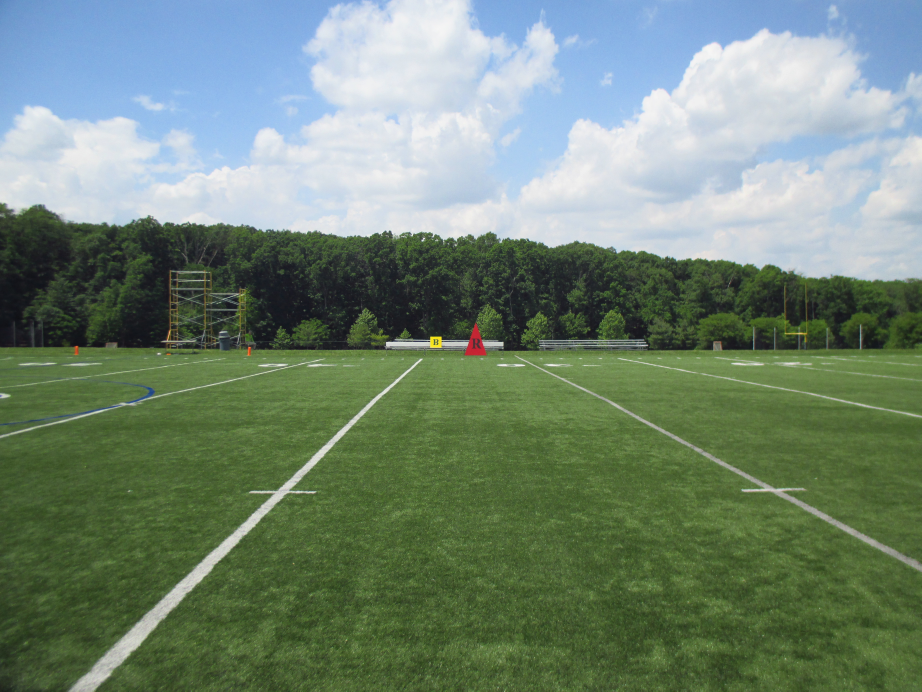
#> input picture images/IMG_0160.JPG, 4608 x 3456 px (shown at 1/5 size)
$ python -i image_parsing.py   (imports and definitions only)   (Python 2 division)
#> lines starting #> are read from the running program, lines starting #| are printed output that depends on the picture; after the words box and inside, x2 and y2 are one past the last pixel; in counts of white or black regions, pixels touching at a corner belong together
__author__ = 'Vale'

import numpy as np
import datetime
import cv2

class image_parser:
    class bcolors:
        HEADER = '\033[95m'
        OKBLUE = '\033[94m'
        OKGREEN = '\033[92m'
        WARNING = '\033[93m'
        FAIL = '\033[91m'
        ENDC = '\033[0m'
        BOLD = '\033[1m'
        UNDERLINE = '\033[4m'

    # These are1 the global image settings. These are set by specifically referencing them through the parser's properties
    global PIXEL_COLOR_THRESHOLD
    global LOWER_CONTOUR_AREA
    global HIGHER_CONTOUR_AREA
    global BLACK_COLOR_THRESHOLD
    global ADJACENT_OBJECT_INDEX

    # This method is the initialization method and sets all of the picture settings to default
    def __init__( self, *args, **kwargs ):
        #getting global variables
        global PIXEL_COLOR_THRESHOLD
        global LOWER_CONTOUR_AREA
        global HIGHER_CONTOUR_AREA
        global BLACK_COLOR_THRESHOLD
        global ADJACENT_OBJECT_INDEX

        #setting global variables' values
        PIXEL_COLOR_THRESHOLD = 0
        BLACK_COLOR_THRESHOLD = 5
        LOWER_CONTOUR_AREA = 1200
        HIGHER_CONTOUR_AREA = 100000
        ADJACENT_OBJECT_INDEX = 0

    # This method is called when the user would like to process any given image. This method completes the following in the image processing process:
    # 1: Find objects in the passed image
    # 2: For each object, as long as they fit a size parameter, parse/process that object to see if it fits a target's characteristics
    # 3: If the object fits a target's characteristics, save that image to a particular directory
    def process_img( self, img_name ):
        #get global variables
#> called with img_name = '../images/IMG_0160.JPG'
        global LOWER_CONTOUR_AREA
        global HIGHER_CONTOUR_AREA

        #get current time; this allows me to time the total length of the processing
        start_time = datetime.datetime.now()

        #reading in image
        img = cv2.imread( img_name )
#> img is the input picture: shape (3456, 4608, 3); mean B, G, R 116.3, 134.4, 114.3
        img_viewing = cv2.imread( img_name )

        try:
            hsv = cv2.cvtColor( img, cv2.COLOR_BGR2HSV )
#> hsv: shape (3456, 4608, 3); mean H, S, V 69.2, 85.6, 142.6
            grey = cv2.cvtColor( hsv, cv2.COLOR_BGR2GRAY )
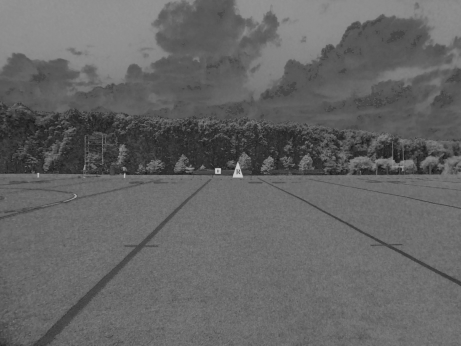
#> grey: shape (3456, 4608) (shown at 1/10 size); min 6, max 220, mean 100.8
        except:
            print self.bcolors.FAIL + "[ Error ]" + self.bcolors.ENDC + " Failed Image Parsing"
            print self.bcolors.OKBLUE + "[ Action ]" + self.bcolors.ENDC + " Resetting Thread"
            return ""

        #finding the objects in the image
        ret,thresh = cv2.threshold(grey,127,255,0)
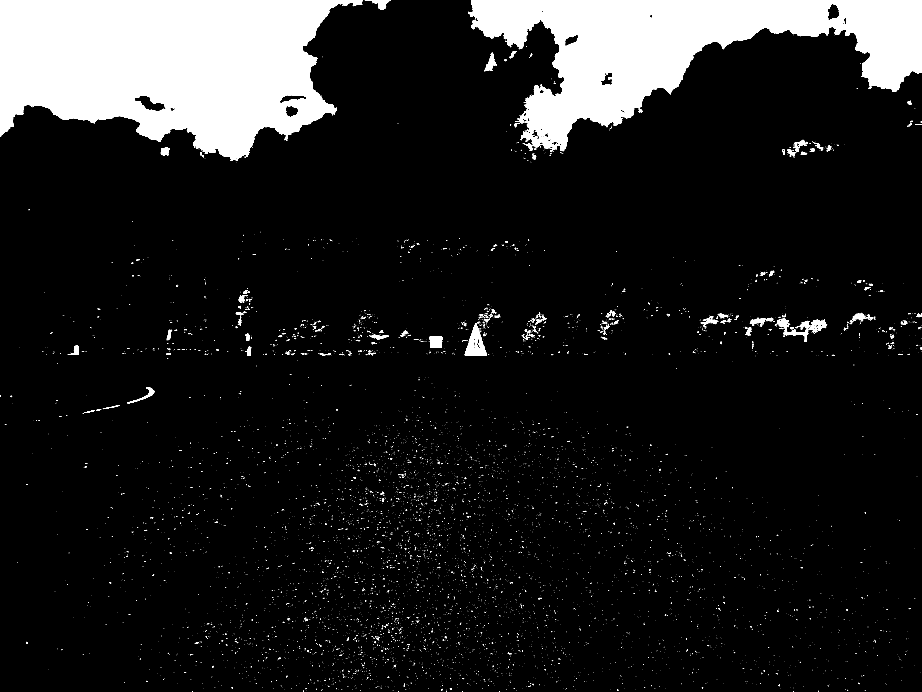
#> thresh: shape (3456, 4608) (shown at 1/5 size); 11.6% white; 8602 white regions (8267 under 20 px)
        contours,h = cv2.findContours(thresh,1,2)
#> contours = 9361 contours, 9133 with area under 20; largest, box (x1, y1, x2, y2) and area: (0, 0, 1814, 805) 1027618, (2341, 0, 4608, 756) 755148, (2324, 1615, 2434, 1777) 9194, (667, 475, 837, 556) 6442, (3886, 1592, 4050, 1710) 4390

        #for each contour
        for cnt in contours:
            #creating temporary variable to hold the non-translated contours
            object_coordinates = np.array( cnt, dtype=np.int32 )

            #if the object is either too small or too large, skip parsing
            if cv2.contourArea(cnt) < LOWER_CONTOUR_AREA or cv2.contourArea( cnt ) > HIGHER_CONTOUR_AREA:
                pass
            #otherwise, parse object
            else:
                object_bool = self.crop_img( cnt, img )

                if object_bool:
                    cv2.drawContours(img_viewing, contours, -1, (255,0,0), 3)

                    print self.bcolors.OKGREEN + "[ Info ]" + self.bcolors.ENDC + " Finished processing " + img_name[7:] + " at " + str(datetime.datetime.now())
#> this loop made 9361 passes
#> object_coordinates on passes 1 to 3: [[3968, 3455]], [[2495, 3455]], [[2310, 3455]]
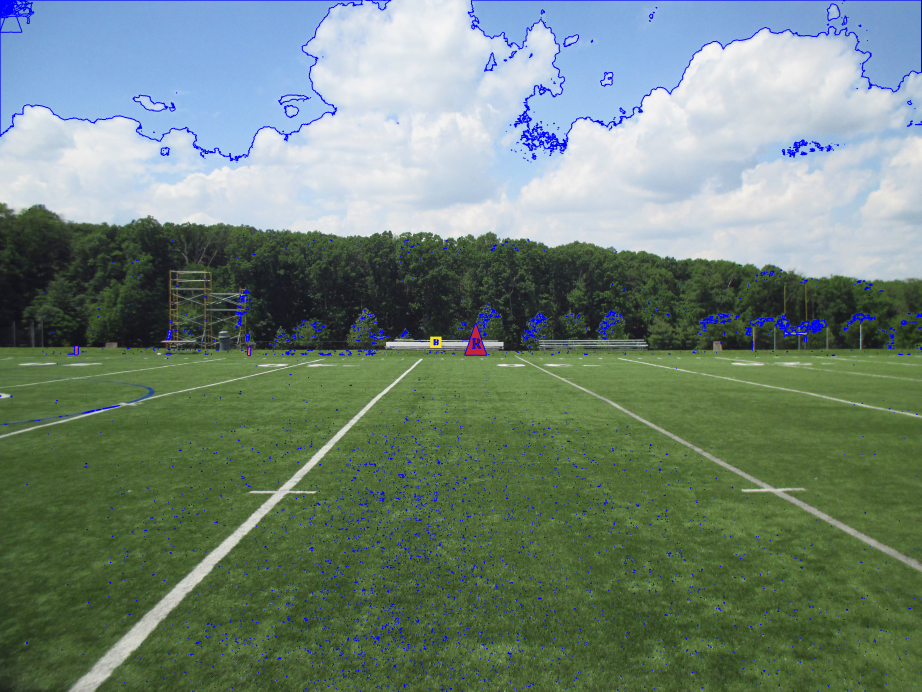
#> img_viewing: shape (3456, 4608, 3) (shown at 1/5 size); mean B, G, R 119.2, 131.7, 112.2
                    #return "True"

        cv2.imshow( "img_viewing", img_viewing )
        cv2.waitKey(0)
        cv2.destroyAllWindows()

        #print the total time it took to parse the image
        print self.bcolors.OKGREEN + "[ Info ]" + self.bcolors.ENDC + " Finished processing " + img_name + " at " + str(datetime.datetime.now())
        return "False"

    # Main image processing method. This method will do the following things:
    # 1: Crop the image. This will create the smallest ( almost, with some border ) bounding rectangle around the object in question
    # 2: Find the largest object in the cropped image. Since the cropped image is the bounding rect of the object in question, that object will be the largest object in the image using the contours in the main image read, just moved to the corresponding coordinates in this image
    # 3: Calls the img_copy method, passing along the cropped image and the contours of the largest object
    def crop_img( self, cnt, img ):
        #Creating bounding rect & grabbing corresponding part of image
        x,y,w,h = cv2.boundingRect(cnt)
        #cropped_img = img[ (y - 50 ):(y+h+50), (x):(x+w+50) ]
        cropped_img = img[ y:y+h, x:x+w ]

        #Moving the contours from the main image to this image ( editing coordinates to fit the smaller image )
        largest = cnt
        for index in range( 0, len( cnt ) ):
            largest[index][0][0] = largest[index][0][0] - x
            largest[index][0][1] = largest[index][0][1] - y

        #Sending cropped image to the img_copy method where the remainder of the processing will occur
        return self.img_copy( cropped_img, largest )

    # Part 2 of the image processing ( part 1 is above )
    # This method accomplishes the following aspects of the image processing:
    # 1: A mask is created the same shape as the cropped image. This mask's background color is black ( this can be edited by editing the properties through the parser object )
    # 2: The object in the image is copied from the image into the cropped image. The cropped image now contains the object in question
    # 3: After that, K-Means clustering is applied for color quantization in the cropped image. The color quantization specifics can be edited by editing the parser's properties
    # 4: Finally, the cropped image is sent to have the image tests completed. If the tests come back true, currently, the image is shown. In the future ( TO DO ), the program will save the object into a file and save the image.
    def img_copy( self, cropped_img, cnt ):
        #Creating a mask & drawing the passed contours onto that mask
        mask_img = np.zeros( cropped_img.shape, dtype=np.uint8 )

        roi_corners = np.array( cnt, dtype=np.int32 )
        white = (255, 255, 255)
        cv2.drawContours( mask_img, [cnt], 0, white, -1 )

        #Copying over the image inside of the contours
        masked_img = cv2.bitwise_and( cropped_img, mask_img )

        #Applying K-Means clustering for color quantization
        Z = masked_img.reshape((-1,3))

        # convert to np.float32
        Z = np.float32(Z)

        # define criteria, number of clusters(K) and apply kmeans()
        criteria = (cv2.TERM_CRITERIA_EPS + cv2.TERM_CRITERIA_MAX_ITER, 10, 1.0)
        K = 3
        ret,label,center=cv2.kmeans(Z,K,criteria,10,cv2.KMEANS_RANDOM_CENTERS)

        # Now convert back into uint8, and make original image
        center = np.uint8(center)
        res = center[label.flatten()]
        res2 = res.reshape((masked_img.shape))

        #Sending the final image off to be tested to see if it is true or false
        if self.image_tests( res2 ):
            return True

    # Testing the image ( final part of the image processing process )
    # During this function, the following is completed:
    # 1: I get the global setting values. These are threshold values applied when comparing different aspects of the pixels
    # 2: Color test. If the ratios of the colors are not the following, then return the image as a false positive
    #   a: Ratio of Black:Non-Black is greater than 1:1 ( eg, 2:1 )
    #   b: Ratio of Color_1:Color_2 ( non black color comparison ) is less than 1:10, return False. This means that there is too much or too little area covered by the letter on top of the shape
    # 3: Adjacent object test. If there are not 2 non-black colors within a couple of pixels of eachother, return False as the object is a false positive ( for more in depth info, see the comments on the actual process below )
    # 4: Since all of the tests have passed ( if they hadn't they would have stopped executing and returned false ), the method now returns True. This is the end of the image processing for this particular object.
    def image_tests( self, masked_img ):
        #Get global variable settings
        global PIXEL_COLOR_THRESHOLD
        global BLACK_COLOR_THRESHOLD
        global ADJACENT_OBJECT_INDEX

        #Set arrays and other associated required values
        colors = [ [ 0, 0, 0 ] ]
        size = int(masked_img.shape[0]) * int(masked_img.shape[1])
        index = 0

        #Finding the colors in the image. This will allow the ratio test to be completed
        for y in xrange( 0, masked_img.shape[1], 4 ):
            for x in xrange( 0, masked_img.shape[0], 4 ):
                #Getting the current pixel's data
                pixel_data = masked_img[ x, y ]

                #if the pixel data is not black
                if int(pixel_data[0]) > 15 and int(pixel_data[1]) > 15 and int(pixel_data[2]) > 15:
                    #assume the pixel is a new color
                    color_truth = True

                    #if the color is not actually currently in the array, set color_truth to false
                    for color in colors:
                        if ( int(pixel_data[0]) - color[0] < BLACK_COLOR_THRESHOLD and int(pixel_data[0]) - color[0] > -BLACK_COLOR_THRESHOLD ) and ( int(pixel_data[1]) - color[1] < BLACK_COLOR_THRESHOLD and int(pixel_data[1]) - color[1] > -BLACK_COLOR_THRESHOLD ) and ( int(pixel_data[2]) - color[2] < BLACK_COLOR_THRESHOLD and int(pixel_data[2]) - color[2] > -BLACK_COLOR_THRESHOLD ):
                            color_truth = False

                    #if there color is not in the array, add it
                    if color_truth:
                        colors.append( [ int(pixel_data[0]), int(pixel_data[1]), int(pixel_data[2]) ] )

                #print the current status
                #print str( ( ( ( y + 0.0 ) * masked_img.shape[0] ) + x ) * 100 / size ) + "% of Color Test"

            #Since there can not be more than 3 colors ( since K-Means clustering has been applied ), if there are 3, all colors have been found
            if len(colors) == 3:
                break

        #Ratio test
        ratio_index = []
        ratio_index.append( 0 )
        ratio_index.append( 0 )
        ratio_index.append( 0 )

        #Get pixel data
        for y in range( 0, masked_img.shape[1] ):
            for x in range( 0, masked_img.shape[0] ):
                #get pixel data
                pixel_data = masked_img[ x, y ]

                #reseting color index & iterating through the colors array
                color_index = 0
                for color in colors:
                    #if the pixel data equals the color value, add one to that pixel count
                    if int( pixel_data[0] ) == color[0] and int( pixel_data[1] ) == color[1] and int( pixel_data[2] ) == color[2]:
                        ratio_index[ color_index ] += 1

                    #move on to the next color
                    color_index += 1

                #print out the current progress
                #print str( ( ( ( y + 0.0 ) * masked_img.shape[0] ) + x ) * 100 / size ) + "% Completed in determining Ratios"

        #Complete ratio tests
        #If black is greater than the other two colors ( signifying a runway ), return false
        if ratio_index[0] >  ratio_index[1] + ratio_index[2]:
            #print "OBJECT FAILED RATIO TEST"
            return False

        #If the ratio of non-black 1 to non-black 2 colors is < 0.1 ( signifying the area covered is too little or too large )
        if ratio_index[1] > 0 and ratio_index[2] > 0:
            if ratio_index[1] > ratio_index[2]:
                ratio_value = ratio_index[2] * 1.0 / ratio_index[1] * 1.0
                if ratio_value < 0.1:
                    #print "OBJECT FAILED RATIO TEST"
                    return False
            else:
                ratio_value = ratio_index[1] * 1.0 / ratio_index[2] * 1.0
                if ratio_value < 0.1:
                    #print "OBJECT FAILED RATIO TEST"
                    return False

        return True

        # Adjacent object test -- NOTE: THIS IS CURRENTLY DISABLED FOR CAUSING ISSUES WITH OBJECT DETECTION

        # Check every other row, and every third pixel. Ever box, which represents a pixel, that has an X in it is checked by the program
        #  --- --- --- --- --- --- ---
        # | X |   |   | X |   |   | X |
        # |---|---|---|---|---|---|---|
        # |   |   |   |   |   |   |   |
        # |---|---|---|---|---|---|---|
        # | X |   |   | X |   |   | X |
        # |---|---|---|---|---|---|---|
        # |   |   |   |   |   |   |   |
        # |---|---|---|---|---|---|---|
        # | X |   |   | X |   |   | X |
        # |---|---|---|---|---|---|---|
        # |   |   |   |   |   |   |   |
        # |---|---|---|---|---|---|---|
        # | X |   |   | X |   |   | X |
        # |---|---|---|---|---|---|---|
        # |   |   |   |   |   |   |   |
        #  --- --- --- --- --- --- ---
        for y in xrange( 0, masked_img.shape[1], 2 ):
            for x in xrange( 0, masked_img.shape[0], 3 ):
                #Since some of the picked pixels will be out of bounds of the array, a try & catch block has been implemented to remove those issues from crashing the program. Instead, the program just skips the set of pixel that have caused the error.
                try:
                    #Grabbing the pixels to the left 5 pixels and to the right 5 pixels. These 2 lines of code throw index out of bound exceptions ( hence why there is a try and catch block )
                    pixel_value_left = masked_img[x - 5, y ]
                    pixel_value_right = masked_img[ x + 5, y ]

                    #The first if statement tests whether both of the pixels are non-black. This must be true because the background of the picture is black, so it would not work if that black was included in the comparison
                    if int(pixel_value_left[0]) > BLACK_COLOR_THRESHOLD and int(pixel_value_left[1]) > BLACK_COLOR_THRESHOLD and int(pixel_value_left[2]) > BLACK_COLOR_THRESHOLD and int(pixel_value_right[0]) > BLACK_COLOR_THRESHOLD and int(pixel_value_right[1]) > BLACK_COLOR_THRESHOLD and int(pixel_value_right[2]) > BLACK_COLOR_THRESHOLD:
                        #These next 3 if statements determine whether the pixels are the same color. If not, the index value ( instances where there appears to be contrasting colors ) is increased by 1
                        if int(masked_img[ x + 5, y ][0]) - int(masked_img[ x - 5, y ][0]) > PIXEL_COLOR_THRESHOLD or int(masked_img[ x + 5, y ][0]) - int(masked_img[ x - 5, y ][0]) < -PIXEL_COLOR_THRESHOLD:
                            index += 1
                        elif int(masked_img[ x + 5, y ][1]) - int(masked_img[ x - 5, y ][1]) > PIXEL_COLOR_THRESHOLD or int(masked_img[ x + 5, y ][1]) - int(masked_img[ x - 5, y ][1]) < -PIXEL_COLOR_THRESHOLD:
                            index += 1
                        elif int(masked_img[ x + 5, y ][2]) - int(masked_img[ x - 5, y ][2]) > PIXEL_COLOR_THRESHOLD or int(masked_img[ x + 5, y ][2]) - int(masked_img[ x - 5, y ][2]) < -PIXEL_COLOR_THRESHOLD:
                                index += 1
                except:
                    pass

                #Printing the progress of the calculations
                #print str( ( ( ( y + 0.0 ) * masked_img.shape[0] ) + x ) * 100 / size ) + "% of Adjacent Object Test"

        #If there are not ADJACENT_OBJECT_INDEX instances ( eliminating the case where there are a couple of small random occurences of 2 pixels having different color value ), return False
        if index < ADJACENT_OBJECT_INDEX:
            print "OBJECT FAILED ADJACENT OBJECT TEST"
            return False

        #Since all of the tests have passed, return True
        return True

# If this program is specifically called from the command line, execute the following
# [16 lines not run here, left out]

>>> result = image_parser().process_img('../images/IMG_0160.JPG')
